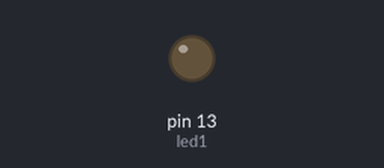
The program below on a simulated Raspberry Pi (header pin numbers). Shown: output pins drawn as LEDs (lit = HIGH).

Above: at 0.05 s.
At 0.95 s:
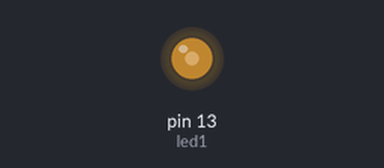
At 1.9 s:
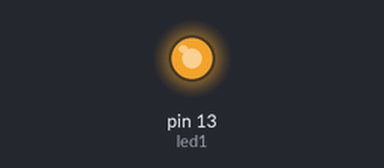
At 3.8 s:
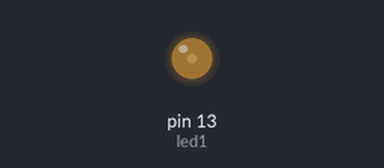
Timing chart, 0 to 5.5 s (numbered marks = the images above):
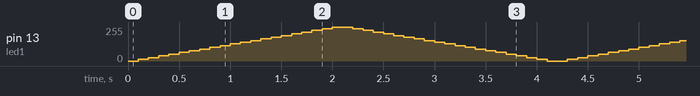

The program:

PWMTest1.py
```python
# https://sourceforge.net/p/raspberry-gpio-python/wiki/PWM/
# https://www.raspberrypi.org/forums/viewtopic.php?t=111353
import time
import RPi.GPIO as GPIO

led1 = 13
GPIO.setwarnings(False)
GPIO.setmode(GPIO.BOARD)
GPIO.setup(led1, GPIO.OUT)

p = GPIO.PWM(led1, 50)  # channel=12 frequency=50Hz
p.start(0)
try:
    while 1:
        for dc in range(0, 101, 5):
            p.ChangeDutyCycle(dc)
            time.sleep(0.1)
        for dc in range(100, -1, -5):
            p.ChangeDutyCycle(dc)
            time.sleep(0.1)
except KeyboardInterrupt:
    pass
p.stop()
GPIO.cleanup()
```
